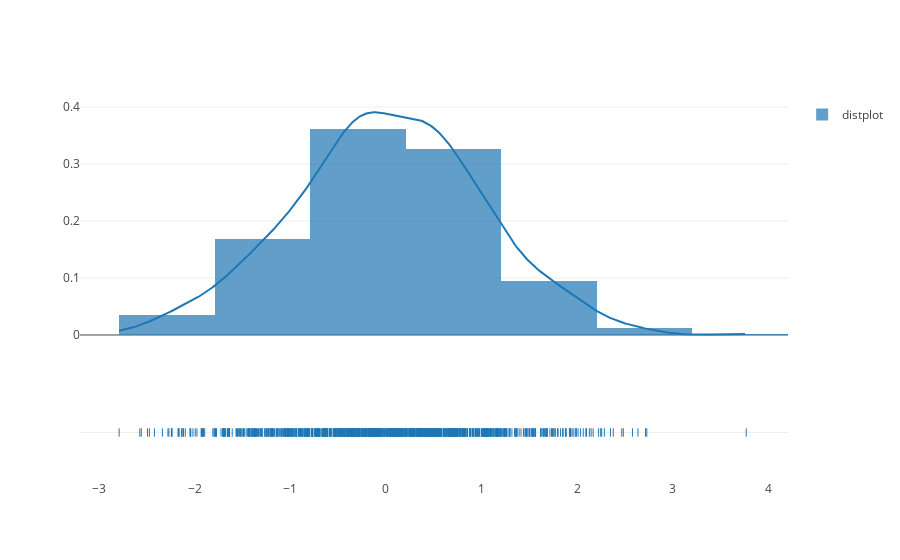

The cell this chart's notebook holds for it:
### Code cell
import plotly.figure_factory as ff

import numpy as np

x = np.random.randn(1000)  
hist_data = [x]
group_labels = ['distplot']

fig = ff.create_distplot(hist_data, group_labels)
pyo.iplot(fig, filename='Basic Distplot')

### Figure 1 — Plotly figure (JSON) as saved in the notebook; plotly's stock layout.template omitted (floating-point values rounded to 4 significant figures; data arrays with more than 128 entries replaced by an {"elided": "..."} marker saying what was removed)
{"data": [{"autobinx": false, "histnorm": "probability density", "legendgroup": "distplot", "marker": {"color": "rgb(31, 119, 180)"}, "name": "distplot", "opacity": 0.7, "type": "histogram", "uid": "c08c76ca-5262-46ce-8fcc-b08d092c80f2", "x": {"elided": "1000 float values"}, "xaxis": "x", "xbins": {"end": 3.771, "size": 1, "start": -2.792}, "yaxis": "y"}, {"legendgroup": "distplot", "marker": {"color": "rgb(31, 119, 180)"}, "mode": "lines", "name": "distplot", "showlegend": false, "type": "scatter", "uid": "9a4782ca-4b5d-48b6-bab1-4f739c6e698d", "x": {"elided": "500 float values"}, "xaxis": "x", "y": {"elided": "500 float values"}, "yaxis": "y"}, {"legendgroup": "distplot", "marker": {"color": "rgb(31, 119, 180)", "symbol": "line-ns-open"}, "mode": "markers", "name": "distplot", "showlegend": false, "type": "scatter", "uid": "94346b0b-bbd6-42f5-87c2-a43578ac4f83", "x": {"elided": "1000 float values"}, "xaxis": "x", "y": {"elided": "1000 str values"}, "yaxis": "y2"}], "layout": {"barmode": "overlay", "hovermode": "closest", "legend": {"traceorder": "reversed"}, "xaxis": {"anchor": "y2", "domain": [0, 1], "zeroline": false}, "yaxis": {"anchor": "free", "domain": [0.35, 1], "position": 0}, "yaxis2": {"anchor": "x", "domain": [0, 0.25], "dtick": 1, "showticklabels": false}}}
